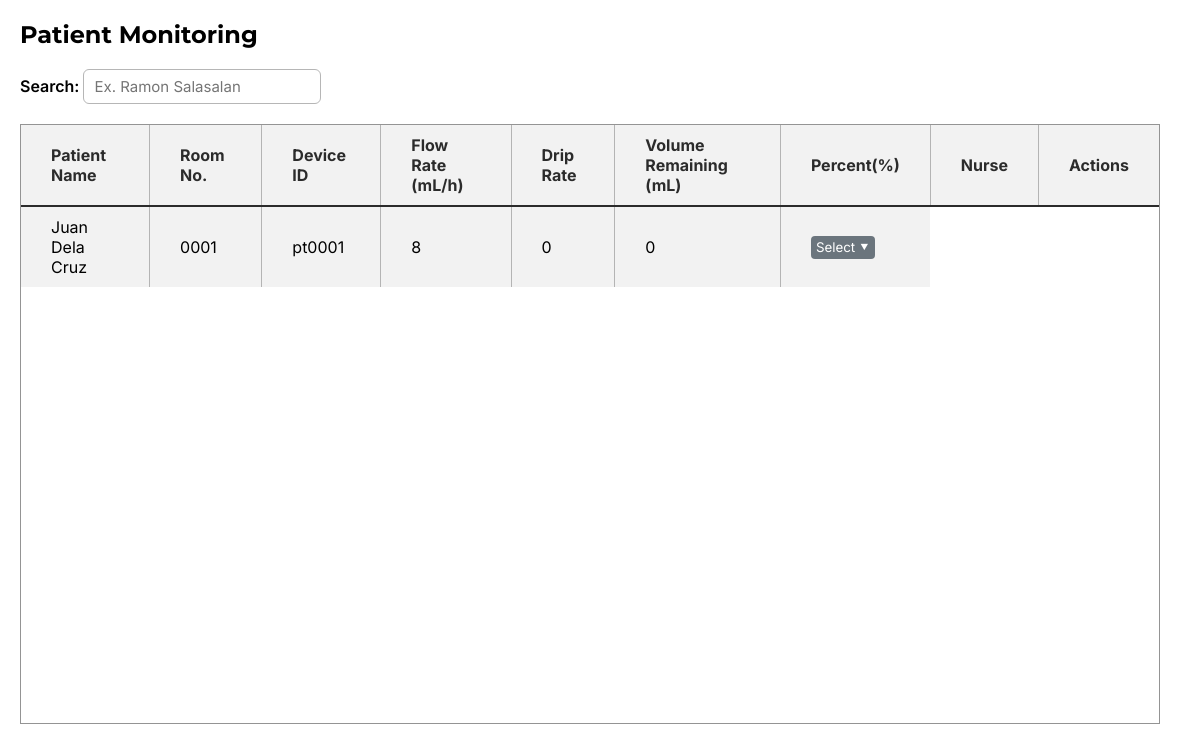
Page /admin/monitoring.php (signed in) on the committed database.
### tables this page shows
CREATE TABLE `doc_orders` (
  `id` int(11) NOT NULL,
  `patient_name` varchar(255) NOT NULL,
  `room_number` varchar(10) NOT NULL,
  `iv_fluid_name` varchar(255) NOT NULL,
  `volume` int(10) NOT NULL,
  `flow_rate` int(10) NOT NULL,
  `answer` varchar(4) NOT NULL,
  `drop_factor` varchar(5) NOT NULL,
  `minutes` varchar(10) NOT NULL,
  `drip_rate_answer` varchar(10) NOT NULL,
  `incorp` varchar(255) NOT NULL,
  `ivf_no` varchar(255) NOT NULL,
  `date_started` varchar(255) NOT NULL,
  `time_started` varchar(255) NOT NULL DEFAULT '''current_timestamp()''',
  `date_consumed` varchar(255) NOT NULL,
  `time_consumed` varchar(255) NOT NULL,
  `nurse` varchar(255) NOT NULL,
  `device_id` varchar(50) NOT NULL
);

CREATE TABLE `iv_data` (
  `device_id` varchar(50) NOT NULL,
  `liter` float NOT NULL,
  `percent` int(11) NOT NULL,
  `flow_rate_sensor` int(11) NOT NULL,
  `time` timestamp NOT NULL DEFAULT current_timestamp() ON UPDATE current_timestamp()
);

### admin/function/monitoring/monitored_patient.php (the view, shortened to what this page needs)
<?php
include 'db.php';
$sql = "SELECT do.id,
               do.patient_name,
               do.device_id,
               do.room_number,
               do.iv_fluid_name,
               do.volume,
               do.flow_rate,
               do.answer,
               do.drop_factor,
               do.minutes,
               do.drip_rate_answer,
               do.incorp,
               do.ivf_no,
               do.date_started,
               do.time_started,
               do.date_consumed,
               do.time_consumed,
               do.nurse,
               iv.device_id, iv.liter, iv.percent
        FROM doc_orders do
        LEFT JOIN iv_data iv ON do.device_id = iv.device_id
        ORDER BY do.id DESC";
$result = $conn->query($sql);
if ($result && $result->num_rows > 0) {
    while ($row = $result->fetch_assoc()) {
        echo "<tr>";
        echo "<td>" . htmlspecialchars($row['patient_name']) . "</td>";
        echo "<td>" . htmlspecialchars($row['room_number']) . "</td>";
        echo "<td>" . (empty($row['device_id']) ? "<p style='color: red;'>N/A</p>" : htmlspecialchars($row['device_id'])) . "</td>";
        echo "<td>" . htmlspecialchars($row['flow_rate']) . "</td>";
        echo "<td>" . htmlspecialchars($row['liter']) . "</td>";
        echo "<td>" . htmlspecialchars($row['percent']) . "</td>";
        echo "<td>
                <div class='dropdown'>
                    <button class='dropdown-button' onclick='toggleDropdown(event)'>Select &#11206;</button>
                    <div class='dropdown-menu'>
                        <a href='#' onclick=\"openEditModal(
                            '{$row['id']}',
                            '{$row['patient_name']}',
                            '{$row['room_number']}',
                            '{$row['iv_fluid_name']}',
                            '{$row['volume']}',
                            '{$row['flow_rate']}',
                            '{$row['drop_factor']}',
                            '{$row['minutes']}',
                            '{$row['drip_rate_answer']}',
                            '{$row['incorp']}',
                            '{$row['ivf_no']}',
                            '{$row['date_started']}',
                            '{$row['time_started']}',
                            '{$row['date_consumed']}',
                            '{$row['time_consumed']}',
                            '{$row['nurse']}',
                            '{$row['device_id']}'
                        )\">View</a>
                        <a href='function/discharge/discharge.php?id={$row['id']}' onclick='return confirm(\"Are you sure to DISCHARGE this patient?\");'>Discharge</a>
                    </div>
                </div>
              </td>";
        echo "</tr>";
    }
} else {
    echo "<tr><td colspan='6' style='color: red;'>No patients found</td></tr>";
}
?>

### assets/monitor.css (style rules this page uses)
* { margin: 0; padding: 0; box-sizing: border-box; }
td, th { border: 1px solid #b4b4b4; padding: 10px 30px 10px 30px; background-color: #f2f2f2; }
tr:last-child td { border-bottom: none; }
td:first-child, th:first-child { border-left: none; }
td:last-child, th:last-child { border-right: none; }

### admin/function/management/delete.css (style rules this page uses)
.dropdown { position: relative; display: inline-block; }
.dropdown-button { padding: 3px 5px 3px 5px; cursor: pointer; border: none; background-color: #6b757d; color: white; border-radius: 4px; }

### admin/function/monitoring/view-details.css (style rules this page uses)
* { margin: 0; padding: 0; box-sizing: border-box; font-family: 'Inter', system-ui, -apple-system, BlinkMacSystemFont, 'Segoe UI', Roboto, Oxygen, Ubuntu, Cantarell, 'Open Sans', 'Helvetica Neue', sans-serif; }

### rows in the picture
doc_orders: patient_name "Juan Dela Cruz", room_number "0001", device.device_id "pt0001", flow_rate "8", device.liter "0", device.percent "0"
